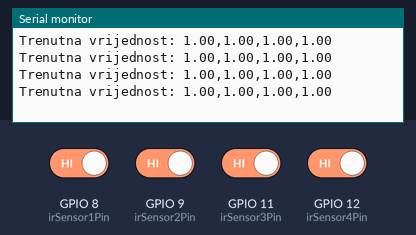
Simulated run of this sketch. Board: ESP32-S3. On the bench: the last lines printed to the serial monitor. The inputs (shaded band) are chosen by the test bench; at power-on: GPIO 8 (irSensor1Pin), GPIO 9 (irSensor2Pin), GPIO 11 (irSensor3Pin), GPIO 12 (irSensor4Pin) HIGH. Nothing arrives over Bluetooth unless stated; a phone connects over Bluetooth LE 3 s after start.

Above: at 4.8 s.
4.9 s: GPIO 8 (irSensor1Pin) driven LOW
At 5.4 s:
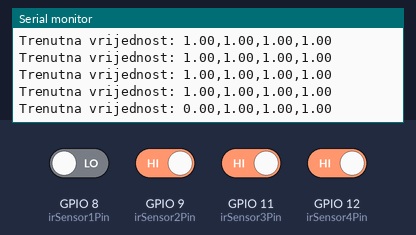
6.4 s: GPIO 9 (irSensor2Pin) driven LOW
At 6.9 s:
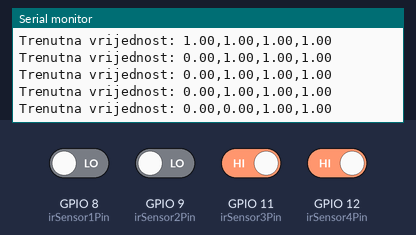
7.9 s: GPIO 11 (irSensor3Pin) driven LOW
At 8.4 s:
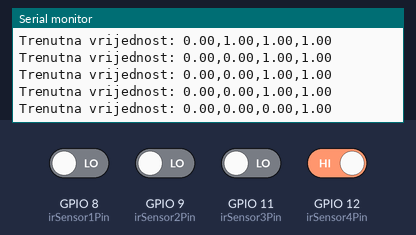
9.4 s: GPIO 12 (irSensor4Pin) driven LOW
At 9.9 s:
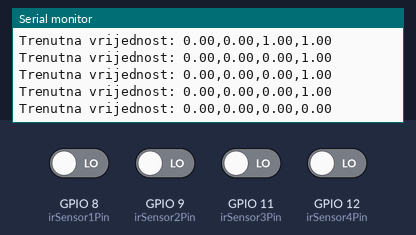
10.9 s: GPIO 8 (irSensor1Pin) driven HIGH
At 11.4 s:
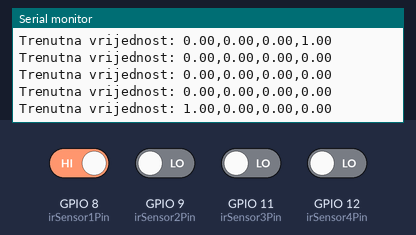
12.4 s: GPIO 9 (irSensor2Pin) driven HIGH
At 12.9 s:
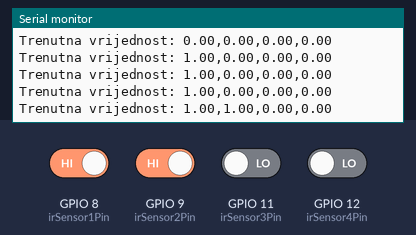

Measured:
- after the input at 4.9 s, the serial monitor: prints a new line after 0.10 s (image 1)
- after the input at 6.4 s, the serial monitor: prints a new line after 0.10 s (image 2)
- after the input at 7.9 s, the serial monitor: prints a new line after 0.10 s (image 3)
- after the input at 9.4 s, the serial monitor: prints a new line after 0.10 s (image 4)
- after the input at 10.9 s, the serial monitor: prints a new line after 0.11 s (image 5)
- after the input at 12.4 s, the serial monitor: prints a new line after 0.11 s (image 6)

The sketch:

ESP32_Central_Unit_IR_BLE_Firmware.ino
```cpp
#include <BLEDevice.h>
#include <BLEUtils.h>
#include <BLEServer.h>
#include <BLE2902.h>

BLECharacteristic *pCharacteristic;
bool deviceConnected = false;
char buff[35];

#define SERVICE_UUID           "4fafc201-1fb5-459e-8fcc-c5c9c331914b"
#define CHARACTERISTIC_UUID_TX "beb5483e-36e1-4688-b7f5-ea07361b26a8"
#define irSensor1Pin 8          // the number of the IR sensor 1, GPIO 16
#define irSensor2Pin 9          // the number of the IR sensor 2, GPIO 17
#define irSensor3Pin 11         // the number of the IR sensor 3, GPIO 18
#define irSensor4Pin 12         // the number of the IR sensor 4, GPIO 19

/*
 * Nasljeđivanje klase BLEServerCallbacks kako bi se proširile
 * metode onConnect() i onDisconect() pomoću kojih se u varijablu
 * deviceConnected zapisuje odgovarajuća bool vrijednost ovisno o tome
 * je li klijentski uređaj (smartphone) spojen na ESP32 ili nije.
 */
class MyServerCallbacks: public BLEServerCallbacks {
  void onConnect(BLEServer *pServer){
    deviceConnected = true;
  }

  void onDisconnect(BLEServer *pServer){
    deviceConnected = false;
  }
};

void setup() {
  Serial.begin(115200);

  //Kreiranje BLE Devicea unoson imena BT uređaja
  BLEDevice::init("SmartPark_Centar_Unit_IR");

  //Postavljanje veličine MTU-a

  //Kreiranje BLE Server objekta
  BLEServer *pServer = BLEDevice::createServer();
  pServer->setCallbacks(new MyServerCallbacks());

  //Kreiranje BLE Service objekta
  BLEService *pService = pServer->createService(SERVICE_UUID);

  //Kreiranje BLE Caracteristica
  pCharacteristic = pService->createCharacteristic(
                                CHARACTERISTIC_UUID_TX,
                                BLECharacteristic::PROPERTY_NOTIFY
                              );

 //BLE2902 za notify
 pCharacteristic->addDescriptor(new BLE2902());

 //Pokreni service
 pService->start();

 //Pokreni advertising
 pServer->getAdvertising()->start();

 pinMode(irSensor1Pin, INPUT);
 pinMode(irSensor2Pin, INPUT);
 pinMode(irSensor3Pin, INPUT);
 pinMode(irSensor4Pin, INPUT);

 Serial.println("Cekam na vezu s klijentom kako bi zapocelo slanje obavijest...");
}

void loop() {
  if(deviceConnected){

    //Konverzija txtValue
    char txtStringA[8];
    char txtStringB[8];
    char txtStringC[8];
    char txtStringD[8];

    dtostrf(digitalRead(irSensor1Pin), 1, 2, txtStringA);
    dtostrf(digitalRead(irSensor2Pin), 1, 2, txtStringB);
    dtostrf(digitalRead(irSensor3Pin), 1, 2, txtStringC);
    dtostrf(digitalRead(irSensor4Pin), 1, 2, txtStringD);

    strcpy(buff, txtStringA);
    strcat(buff, ",");
    strcat(buff, txtStringB);
    strcat(buff, ",");
    strcat(buff, txtStringC);
    strcat(buff, ",");
    strcat(buff, txtStringD);

    //Prenosenje txtString vrijednosti u characteristic
    pCharacteristic->setValue(buff);

    //Slanje notifikacije klijentu
    pCharacteristic->notify();
    Serial.println("Trenutna vrijednost: " + String(buff));

    delay(500);
  }
}
```
